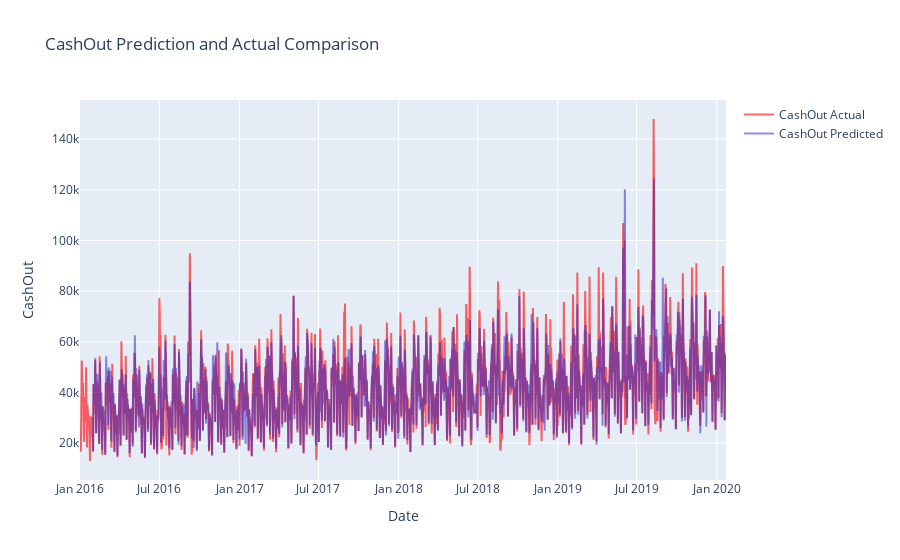

The cell this chart's notebook holds for it:
### Code cell
import plotly.graph_objects as go

fig = go.Figure()
# Create and style traces
fig.add_trace(go.Scatter(x=means.index, y=means[target], name='%s Actual'%target, line=dict(color='rgba(255,0,0,0.6)')))
fig.add_trace(go.Scatter(x=X.index, y=forest.predict(X), name = '%s Predicted'%target, line=dict(color='rgba(30,30,200,0.5)')))
                         # Edit the layout
fig.update_layout(title='%s Prediction and Actual Comparison'%target, xaxis_title='Date', yaxis_title=target)

fig.show()

### Figure 1 — Plotly figure (JSON) as saved in the notebook; plotly's stock layout.template omitted (floating-point values rounded to 4 significant figures; data arrays with more than 128 entries replaced by an {"elided": "..."} marker saying what was removed)
{"data": [{"line": {"color": "rgba(255,0,0,0.6)"}, "name": "CashOut Actual", "type": "scatter", "x": {"elided": "1483 str values"}, "y": {"elided": "1483 float values"}}, {"line": {"color": "rgba(30,30,200,0.5)"}, "name": "CashOut Predicted", "type": "scatter", "x": {"elided": "1453 str values"}, "y": {"elided": "1453 float values"}}], "layout": {"title": {"text": "CashOut Prediction and Actual Comparison"}, "xaxis": {"title": {"text": "Date"}}, "yaxis": {"title": {"text": "CashOut"}}}}
